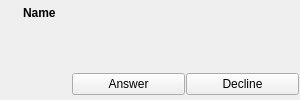
<?xml version="1.0" encoding="UTF-8"?>
<ui version="4.0">
 <class>CallToaster</class>
 <widget class="QWidget" name="CallToaster">
  <property name="geometry">
   <rect>
    <x>0</x>
    <y>0</y>
    <width>300</width>
    <height>100</height>
   </rect>
  </property>
  <property name="minimumSize">
   <size>
    <width>300</width>
    <height>100</height>
   </size>
  </property>
  <property name="maximumSize">
   <size>
    <width>300</width>
    <height>100</height>
   </size>
  </property>
  <layout class="QGridLayout" name="gridLayout_3">
   <property name="margin">
    <number>0</number>
   </property>
   <property name="spacing">
    <number>0</number>
   </property>
   <item row="0" column="0">
    <widget class="QFrame" name="windowFrame">
     <property name="frameShape">
      <enum>QFrame::NoFrame</enum>
     </property>
     <property name="frameShadow">
      <enum>QFrame::Plain</enum>
     </property>
     <layout class="QGridLayout" name="gridLayout_2">
      <property name="margin">
       <number>1</number>
      </property>
      <property name="spacing">
       <number>1</number>
      </property>
      <item row="0" column="0">
       <layout class="QHBoxLayout">
        <property name="spacing">
         <number>6</number>
        </property>
        <property name="leftMargin">
         <number>0</number>
        </property>
        <property name="rightMargin">
         <number>0</number>
        </property>
        <item>
         <widget class="QLabel" name="toasterImage">
          <property name="minimumSize">
           <size>
            <width>16</width>
            <height>16</height>
           </size>
          </property>
          <property name="maximumSize">
           <size>
            <width>16</width>
            <height>16</height>
           </size>
          </property>
          <property name="pixmap">
           <pixmap>:/images/rstray3.png</pixmap>
          </property>
          <property name="scaledContents">
           <bool>true</bool>
          </property>
         </widget>
        </item>
        <item>
         <widget class="QLabel" name="toasterLabel">
          <property name="font">
           <font>
            <pointsize>9</pointsize>
            <weight>75</weight>
            <bold>true</bold>
           </font>
          </property>
          <property name="text">
           <string notr="true">Name</string>
          </property>
         </widget>
        </item>
        <item>
         <spacer>
          <property name="orientation">
           <enum>Qt::Horizontal</enum>
          </property>
          <property name="sizeHint" stdset="0">
           <size>
            <width>0</width>
            <height>10</height>
           </size>
          </property>
         </spacer>
        </item>
        <item>
         <widget class="QPushButton" name="closeButton">
          <property name="minimumSize">
           <size>
            <width>18</width>
            <height>18</height>
           </size>
          </property>
          <property name="maximumSize">
           <size>
            <width>18</width>
            <height>18</height>
           </size>
          </property>
          <property name="icon">
           <iconset>
            <normaloff>:/images/closenormal.png</normaloff>:/images/closenormal.png</iconset>
          </property>
          <property name="flat">
           <bool>true</bool>
          </property>
         </widget>
        </item>
       </layout>
      </item>
      <item row="1" column="0">
       <layout class="QGridLayout" name="gridLayout">
        <item row="0" column="0" rowspan="2">
         <widget class="AvatarWidget" name="avatarWidget">
          <property name="minimumSize">
           <size>
            <width>70</width>
            <height>70</height>
           </size>
          </property>
          <property name="maximumSize">
           <size>
            <width>70</width>
            <height>70</height>
           </size>
          </property>
         </widget>
        </item>
        <item row="0" column="1" colspan="2">
         <widget class="QLabel" name="textLabel">
          <property name="maximumSize">
           <size>
            <width>218</width>
            <height>43</height>
           </size>
          </property>
          <property name="wordWrap">
           <bool>true</bool>
          </property>
         </widget>
        </item>
        <item row="1" column="1">
         <widget class="QPushButton" name="toasterButton">
          <property name="sizePolicy">
           <sizepolicy hsizetype="Minimum" vsizetype="Fixed">
            <horstretch>0</horstretch>
            <verstretch>0</verstretch>
           </sizepolicy>
          </property>
          <property name="text">
           <string>Answer</string>
          </property>
          <property name="icon">
           <iconset resource="VOIP_images.qrc">
            <normaloff>:/images/call-start-22.png</normaloff>:/images/call-start-22.png</iconset>
          </property>
          <property name="iconSize">
           <size>
            <width>22</width>
            <height>22</height>
           </size>
          </property>
          <property name="default">
           <bool>false</bool>
          </property>
          <property name="flat">
           <bool>false</bool>
          </property>
         </widget>
        </item>
        <item row="1" column="2">
         <widget class="QPushButton" name="pushButton">
          <property name="text">
           <string>Decline</string>
          </property>
          <property name="icon">
           <iconset resource="VOIP_images.qrc">
            <normaloff>:/images/call-stop-22.png</normaloff>:/images/call-stop-22.png</iconset>
          </property>
          <property name="iconSize">
           <size>
            <width>22</width>
            <height>22</height>
           </size>
          </property>
         </widget>
        </item>
       </layout>
      </item>
     </layout>
    </widget>
   </item>
  </layout>
 </widget>
 <customwidgets>
  <customwidget>
   <class>AvatarWidget</class>
   <extends>QLabel</extends>
   <header>gui/common/AvatarWidget.h</header>
   <container>1</container>
  </customwidget>
 </customwidgets>
 <resources>
  <include location="VOIP_images.qrc"/>
 </resources>
 <connections/>
</ui>
